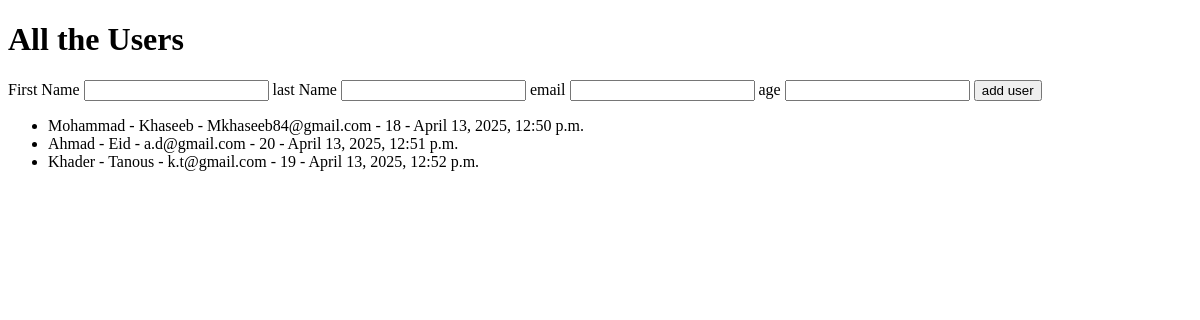
Before: / with the older database file.
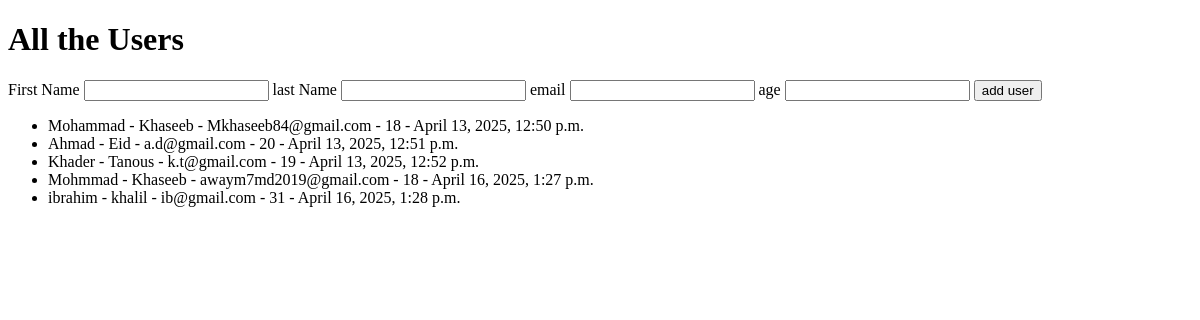
After: the same page with the newer database file.
### shell/models.py (models this page shows, shortened)
class Users(models.Model):
    FirstName = models.CharField(max_length=30)
    LastName = models.CharField(max_length=40)
    EmailAddress = models.CharField(max_length=80)
    Age = models.IntegerField()
    CreatedAt = models.DateTimeField(auto_now_add=True)
    UpdatedAt = models.DateTimeField(auto_now=True)
    def allusers():
        return Users.objects.all()

### shell/views.py (the view)
# urls.py: path('', views.index ,name ='index'),  # Root path
def index(request):
    context= {
        'users':Users.allusers()
    }
    return render(request,'index.html',context)

### shell/templates/index.html (shortened to what this page needs)
<!DOCTYPE html>
<html lang="en">
<head>
</head>
<body>
    <h1>All the Users</h1>
    <form action="createuser" method="post">
            <label for="">First Name</label>
            <input type="text" name="first_name">
            <label for="">last Name</label>
            <input type="text" name="last_name">
            <label for="">email</label>
            <input type="text" name="email">
            <label for="">age</label>
            <input type="number" name="age">
            <button>add user</button>
    </form>
    <ul>
        {% for user in users%}
        <li> {{user.FirstName}} - {{user.LastName}} - {{user.EmailAddress}} - {{user.Age}} - {{user.CreatedAt}}</li>
        {% endfor %}
    </ul>
</body>
</html>

Changed rows visible on the page:
added Users: FirstName "Mohmmad", LastName "Khaseeb", EmailAddress "awaym7md2019@gmail.com", Age "18", CreatedAt "April 16, 2025, 1:27 p.m."
added Users: FirstName "ibrahim", LastName "khalil", EmailAddress "ib@gmail.com", Age "31", CreatedAt "April 16, 2025, 1:28 p.m."
